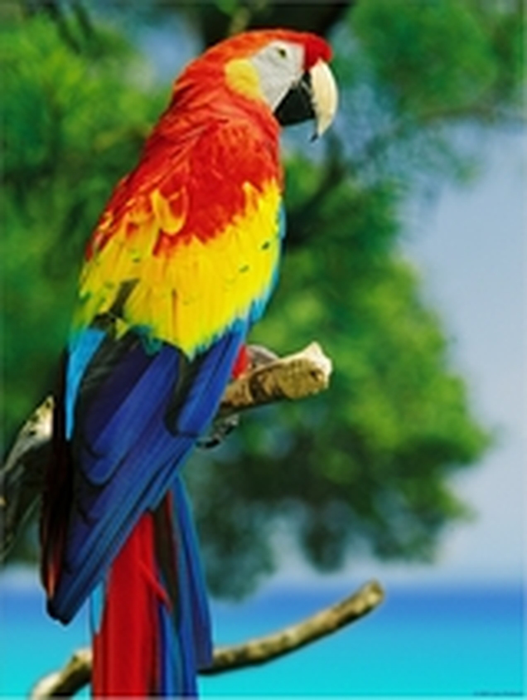
#> input picture Images/perroquet_couleur.png, 527 x 700 px
$ python kmeansTP.py
#> lines starting #> are read from the running program, lines starting #| are printed output that depends on the picture
import numpy as np
from collections import Counter
import matplotlib.pyplot as plt
import statistics as stat
from PIL import Image
import random as rnd

from numpy.core.fromnumeric import argmin, mean


image_path = "Images"

perroquet = Image.open(image_path+"/perroquet_couleur.png").convert('RGB')
perroquetg = perroquet.convert('L')
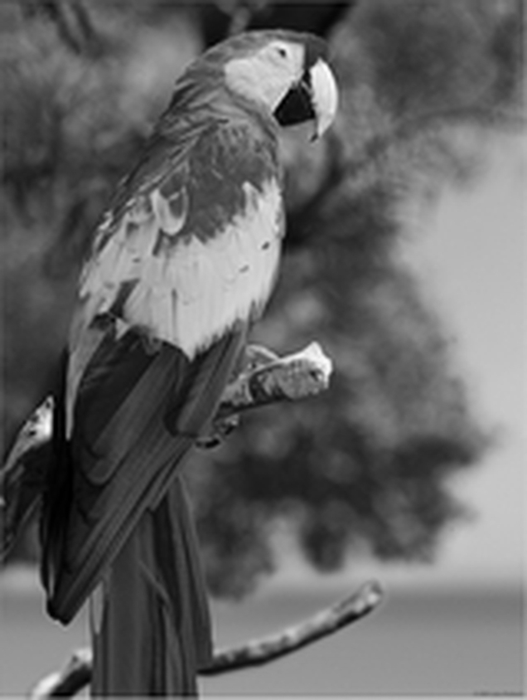
#> perroquetg: PIL image 527x700 L; min 0, max 252, mean 100.9

#> (the run stopped early here; a loop or call above may not have finished)
